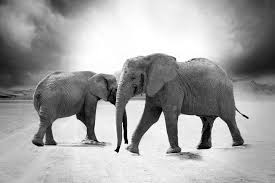
#> input picture lab1/images/original.png, 275 x 183 px
$ python p1.py
#> lines starting #> are read from the running program, lines starting #| are printed output that depends on the picture; after the words box and inside, x2 and y2 are one past the last pixel; in counts of white or black regions, pixels touching at a corner belong together
import numpy as np
import cvxpy as cp
import matplotlib.pyplot as plt

# a)
img_orig = plt.imread("../images/original.png")[:,:,0]
#> img_orig: shape (183, 275) float32; min 0, max 1, mean 0.639
img_corr = plt.imread("../images/altered.png")[:,:,0]
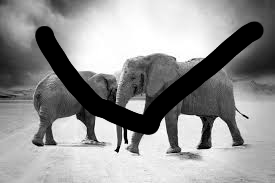
#> input picture lab1/images/altered.png, 275 x 183 px
#> img_corr: shape (183, 275) float32; min 0, max 1, mean 0.582
rows, cols = img_orig.shape
#> rows = 183; cols = 275

known = np.zeros((rows, cols))
for i in range(rows):
    for j in range(cols):
        if img_corr[i, j] == img_orig[i, j]:
            known[i, j] = 1
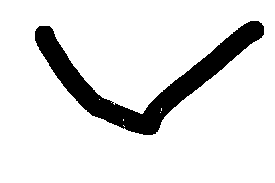
#> known: shape (183, 275) float64; values 0 (black) and 1 (white), 88% white; 1 black region, box (x1, y1, x2, y2) and area: (35, 21, 264, 135) 6048

fig, ax = plt.subplots(1, 3, figsize=(10, 5))
ax[0].imshow(img_orig, cmap='gray')
ax[0].set_title("Original Image")
ax[0].axis('off')
ax[1].imshow(img_corr, cmap='gray')
ax[1].set_title("Corrupted Image")
ax[1].axis('off')

#> (the run stopped early here; a loop or call above may not have finished)
